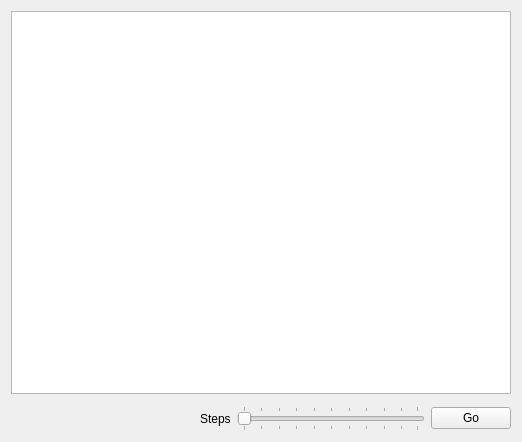
<?xml version="1.0" encoding="UTF-8"?>
<ui version="4.0">
 <class>ExplorerWidget</class>
 <widget class="QWidget" name="ExplorerWidget">
  <property name="geometry">
   <rect>
    <x>0</x>
    <y>0</y>
    <width>522</width>
    <height>442</height>
   </rect>
  </property>
  <property name="windowTitle">
   <string>Form</string>
  </property>
  <layout class="QVBoxLayout" name="verticalLayout">
   <item>
    <widget class="ExplorerGraphicsView" name="graphics_view">
     <property name="viewportUpdateMode">
      <enum>QGraphicsView::BoundingRectViewportUpdate</enum>
     </property>
    </widget>
   </item>
   <item>
    <layout class="QHBoxLayout" name="horizontalLayout">
     <property name="topMargin">
      <number>6</number>
     </property>
     <item>
      <spacer name="horizontalSpacer">
       <property name="orientation">
        <enum>Qt::Horizontal</enum>
       </property>
       <property name="sizeHint" stdset="0">
        <size>
         <width>40</width>
         <height>20</height>
        </size>
       </property>
      </spacer>
     </item>
     <item>
      <widget class="QLabel" name="label">
       <property name="text">
        <string>Steps</string>
       </property>
      </widget>
     </item>
     <item>
      <widget class="QSlider" name="steps_slider">
       <property name="orientation">
        <enum>Qt::Horizontal</enum>
       </property>
       <property name="tickPosition">
        <enum>QSlider::TicksBothSides</enum>
       </property>
      </widget>
     </item>
     <item>
      <widget class="QPushButton" name="button_go">
       <property name="text">
        <string>Go</string>
       </property>
      </widget>
     </item>
    </layout>
   </item>
  </layout>
 </widget>
 <customwidgets>
  <customwidget>
   <class>ExplorerGraphicsView</class>
   <extends>QGraphicsView</extends>
   <header>sakia.gui.navigation.graphs.explorer.graphics_view</header>
  </customwidget>
 </customwidgets>
 <resources>
  <include location="../../../../../../res/icons/icons.qrc"/>
 </resources>
 <connections/>
 <slots>
  <slot>reset()</slot>
  <slot>search()</slot>
  <slot>select_node()</slot>
 </slots>
</ui>
